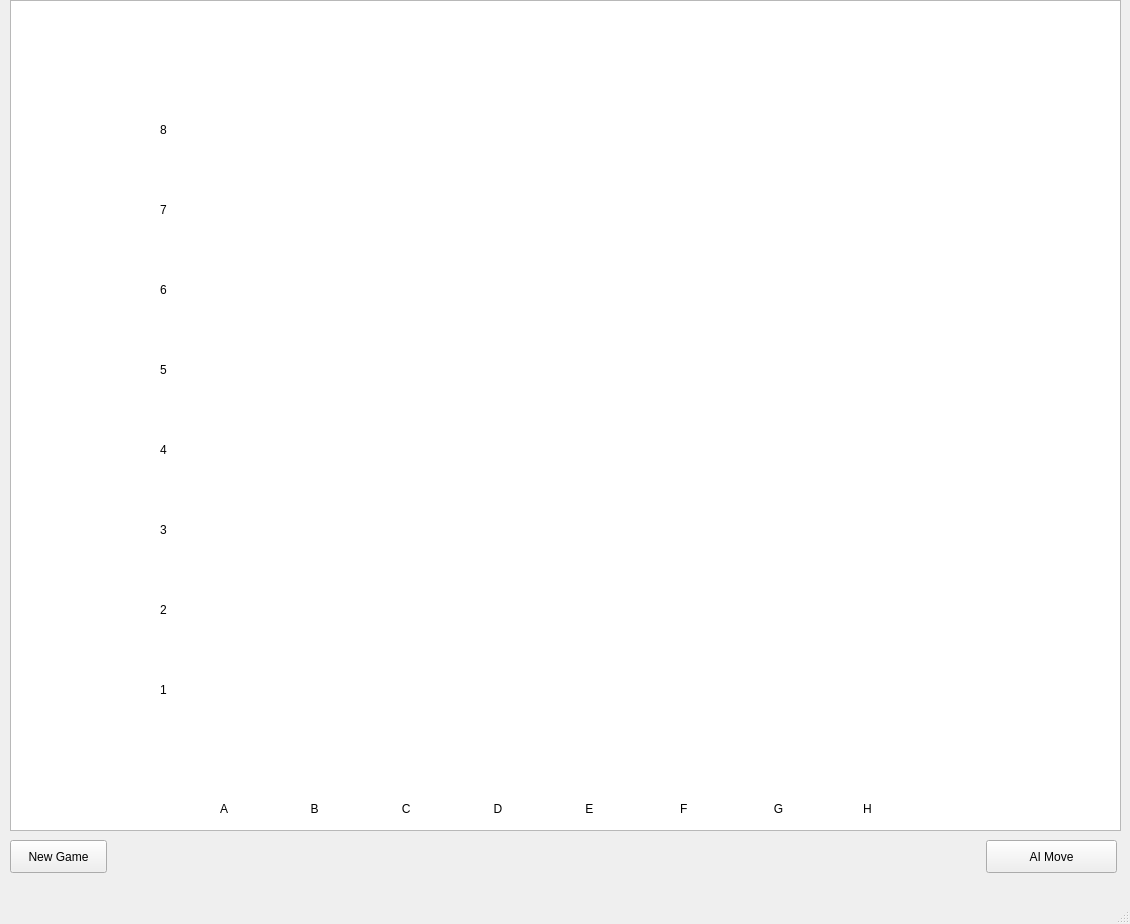
<?xml version="1.0" encoding="UTF-8"?>
<ui version="4.0">
 <class>MainWindow</class>
 <widget class="QMainWindow" name="MainWindow">
  <property name="geometry">
   <rect>
    <x>0</x>
    <y>0</y>
    <width>1130</width>
    <height>924</height>
   </rect>
  </property>
  <property name="windowTitle">
   <string>MainWindow</string>
  </property>
  <widget class="QWidget" name="centralwidget">
   <widget class="QGraphicsView" name="graphicsView">
    <property name="geometry">
     <rect>
      <x>10</x>
      <y>0</y>
      <width>1111</width>
      <height>831</height>
     </rect>
    </property>
   </widget>
   <widget class="QLabel" name="Letters">
    <property name="geometry">
     <rect>
      <x>220</x>
      <y>800</y>
      <width>861</width>
      <height>17</height>
     </rect>
    </property>
    <property name="text">
     <string>A                         B                         C                         D                         E                          F                          G                        H</string>
    </property>
   </widget>
   <widget class="QLabel" name="label">
    <property name="geometry">
     <rect>
      <x>160</x>
      <y>0</y>
      <width>16</width>
      <height>821</height>
     </rect>
    </property>
    <property name="text">
     <string>&lt;html&gt;&lt;head/&gt;&lt;body&gt;&lt;p&gt;8&lt;/p&gt;&lt;p&gt;&lt;br/&gt;&lt;br/&gt;&lt;/p&gt;&lt;p&gt;7&lt;/p&gt;&lt;p&gt;&lt;br/&gt;&lt;br/&gt;&lt;/p&gt;&lt;p&gt;6&lt;/p&gt;&lt;p&gt;&lt;br/&gt;&lt;br/&gt;&lt;/p&gt;&lt;p&gt;5&lt;/p&gt;&lt;p&gt;&lt;br/&gt;&lt;br/&gt;&lt;/p&gt;&lt;p&gt;4&lt;/p&gt;&lt;p&gt;&lt;br/&gt;&lt;br/&gt;&lt;/p&gt;&lt;p&gt;3&lt;/p&gt;&lt;p&gt;&lt;br/&gt;&lt;br/&gt;&lt;/p&gt;&lt;p&gt;2&lt;/p&gt;&lt;p&gt;&lt;br/&gt;&lt;br/&gt;&lt;/p&gt;&lt;p&gt;1&lt;/p&gt;&lt;/body&gt;&lt;/html&gt;</string>
    </property>
   </widget>
   <widget class="QPushButton" name="buttonGo">
    <property name="geometry">
     <rect>
      <x>986</x>
      <y>840</y>
      <width>131</width>
      <height>33</height>
     </rect>
    </property>
    <property name="text">
     <string>AI Move</string>
    </property>
   </widget>
   <widget class="QPushButton" name="buttonNewGame">
    <property name="geometry">
     <rect>
      <x>10</x>
      <y>840</y>
      <width>97</width>
      <height>33</height>
     </rect>
    </property>
    <property name="text">
     <string>New Game</string>
    </property>
   </widget>
  </widget>
  <widget class="QMenuBar" name="menubar">
   <property name="geometry">
    <rect>
     <x>0</x>
     <y>0</y>
     <width>1130</width>
     <height>29</height>
    </rect>
   </property>
  </widget>
  <widget class="QStatusBar" name="statusbar"/>
 </widget>
 <resources/>
 <connections/>
</ui>
